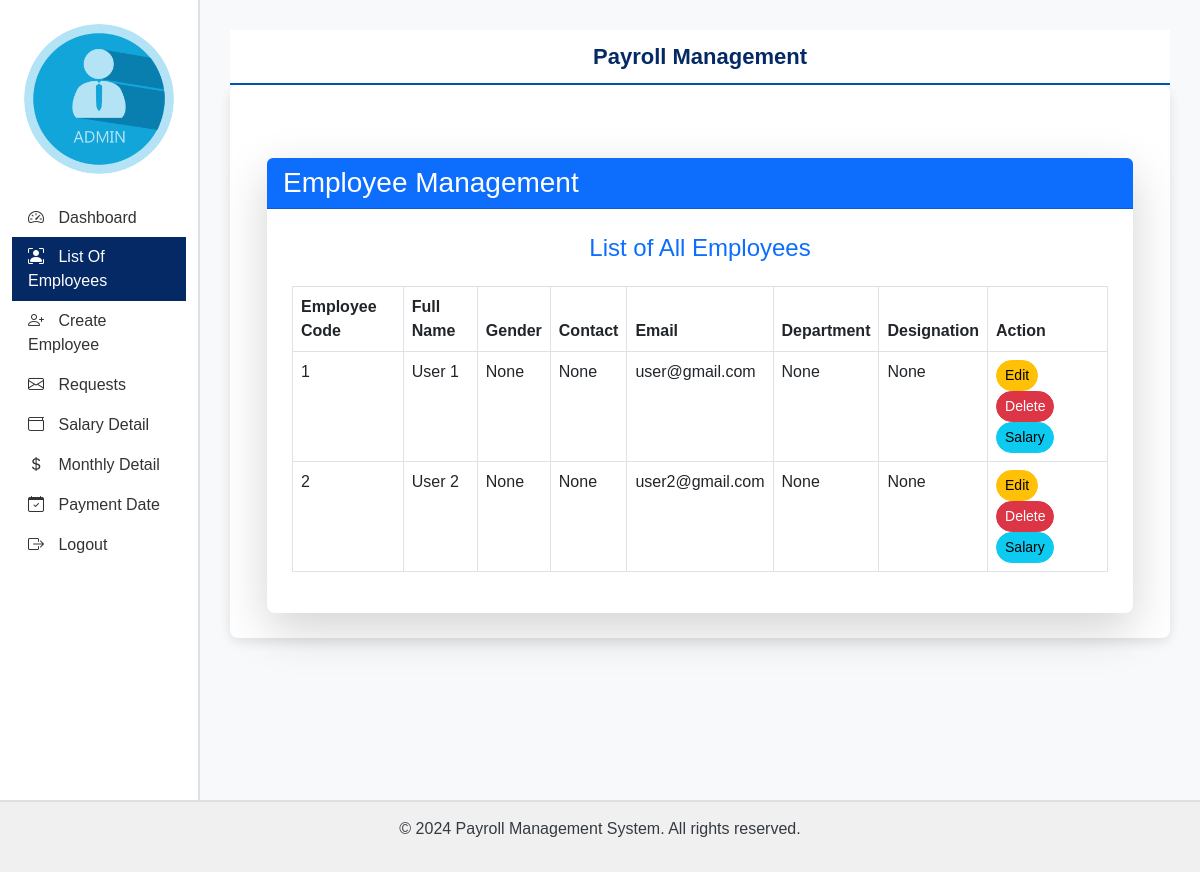
Before: /admin_home/ (signed in) with the older database file.
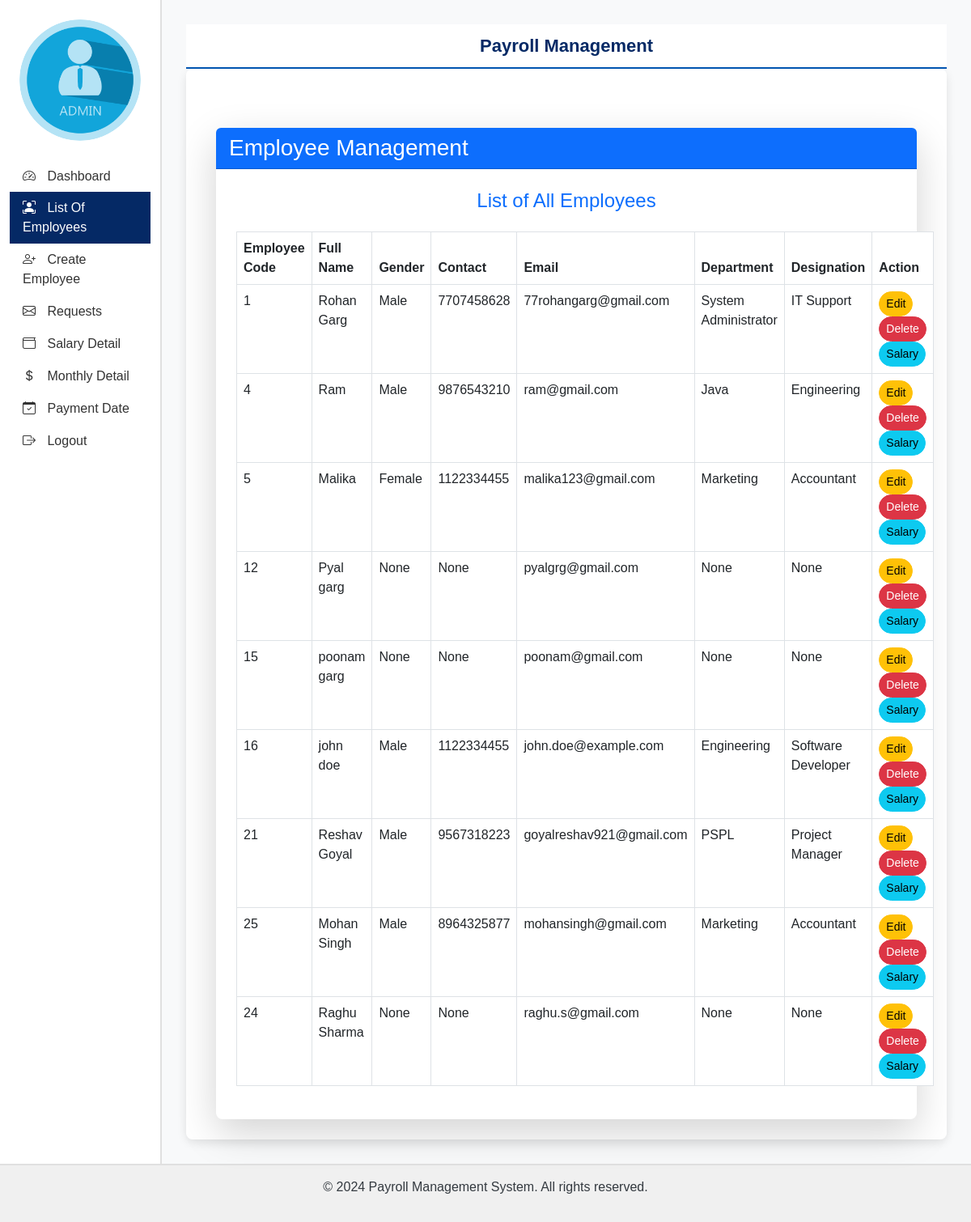
After: the same page with the newer database file.
### employee/models.py (models this page shows, shortened)
class EmployeeDetail(models.Model):
    employee_id = models.AutoField(primary_key=True)  # Auto-incrementing ID (renamed to employee_id for consistency)
    user = models.OneToOneField(User, on_delete=models.CASCADE)  # One-to-one relationship with User model
    emp_code = models.CharField(max_length=50)  # Employee code
    emp_dept = models.CharField(max_length=50, null=True)  # Employee department
    designation = models.CharField(max_length=50, null=True)  # Job title or designation
    contact = models.CharField(max_length=50, null=True)  # Contact number
    gender = models.CharField(max_length=50, null=True)  # Gender
    joining_date = models.DateField(null=True)  # Date of joining the company

### employee/views.py (the view)
# urls.py: path('admin_home/', admin_home ,name='admin_home'),
@login_required
def admin_home(request):
    if not request.user.is_staff:
        return redirect('admin_login')  # Redirect if user is not an admin
    employees = EmployeeDetail.objects.all()  # Get all employees from the database
    return render(request, 'admin_home.html', {'employees': employees})

### employee/templates/admin_home.html
{% extends 'admin_base.html' %}
{% block main %}
<div class="container mt-5">
    <div class="card shadow-lg rounded-lg">
        <div class="card-header bg-primary text-white rounded-top">
            <h3 class="mb-0">Employee Management</h3>
        </div>
        <div class="card-body">
            <h4 class="text-center mb-4 text-primary">List of All Employees</h4>
            <table class="table table-hover table-bordered">
                <thead class="thead-light">
                    <tr>
                        <th>Employee Code</th>
                        <th>Full Name</th>
                        <th>Gender</th>
                        <th>Contact</th>
                        <th>Email</th>
                        <th>Department</th>
                        <th>Designation</th>
                        <th>Action</th>
                    </tr>
                </thead>
                <tbody>
                    {% for employee in employees %}
                    <tr>
                        <td>{{ employee.emp_code }}</td>
                        <td>{{ employee.user.first_name }} {{ employee.user.last_name }}</td>
                        <td>{{ employee.gender }}</td>
                        <td>{{ employee.contact }}</td>
                        <td>{{ employee.user.username }}</td>
                        <td>{{ employee.emp_dept }}</td>
                        <td>{{ employee.designation }}</td>
                        <td>
                            <a href="{% url 'edit_employee' employee.employee_id %}" class="btn btn-warning btn-sm rounded-pill">Edit</a>
                            <a href="{% url 'delete_employee' employee.employee_id %}" class="btn btn-danger btn-sm rounded-pill" onclick="return confirm('Are you sure?')">Delete</a>
                            <a href="{% url 'admin_emp_salary' employee.employee_id %}" class="btn btn-info btn-sm rounded-pill">Salary</a>
                        </td>
                    </tr>
                    {% empty %}
                    <tr>
                        <td colspan="7" class="text-center text-muted">No employees found.</td>
                    </tr>
                    {% endfor %}
                </tbody>
            </table>
        </div>
    </div>
</div>
{% endblock %}

### employee/templates/admin_base.html (shortened to what this page needs)
{% load static %}
<!DOCTYPE html>
<html lang="en">
<head>
    <link rel="stylesheet" href="https://cdn.jsdelivr.net/npm/bootstrap@5.3.0-alpha3/dist/css/bootstrap.min.css">
    <link href="https://cdn.jsdelivr.net/npm/bootstrap-icons/font/bootstrap-icons.css" rel="stylesheet">
</head>
<body>
    <div class="container-fluid">
        <div class="row">
            <div class="col-sm-3 col-md-2 sidebar">
                <div class="text-center py-4">
                    <img src="{% static 'images/image.png' %}" alt="Profile" />
                </div>
                <div class="list-group">
                    <a href="{% url 'admin_dashboard1' %}" class="list-group-item list-group-item-action {% if request.path == '/dashboard1/' %} active {% endif %}"> <i class="bi bi-speedometer2"></i> Dashboard</a>
                    <a href="{% url 'admin_home' %}" class="list-group-item list-group-item-action {% if request.path == '/admin_home/' %} active {% endif %}"> <i class="bi bi-person-bounding-box"></i> List Of Employees</a>
                    <a href="{% url 'create_emp' %}" class="list-group-item list-group-item-action {% if request.path == '/create_emp/' %} active {% endif %}"> <i class="bi bi-person-plus"></i> Create Employee</a>
                    <a href="{% url 'leave_requests' %}" class="list-group-item list-group-item-action {% if request.path == '/leave_requests/' %} active {% endif %}"> <i class="bi bi-envelope"></i> Requests</a>
                    <a href="{% url 'add_salary_detail' %}" class="list-group-item list-group-item-action {% if request.path == '/add_salary_detail/' %} active {% endif %}"> <i class="bi bi-wallet"></i> Salary Detail</a>
                    <a href="{% url 'admin_salary_page' %}" class="list-group-item list-group-item-action {% if request.path == '/admin_salary_page/' %} active {% endif %}"> <i class="bi bi-currency-dollar"></i> Monthly Detail</a>
                    <a href="{% url 'add_payment_date' %}" class="list-group-item list-group-item-action {% if request.path == '/add_payment_date/' %} active {% endif %}"> <i class="bi bi-calendar-check"></i> Payment Date</a>
                    <a href="{% url 'logout' %}" class="list-group-item list-group-item-action">
                        <i class="bi bi-box-arrow-right"></i> Logout
                    </a>
                </div>
            </div>
                <div class="col-sm-9 col-md-10 main-content">
                    <div class="header" style="background-color: #ffffff; color: #052965; padding: 10px 20px; font-size: 22px; font-weight: bold; border-bottom: 2px solid #0056b3;">
                        Payroll Management
                    </div>
                <div class="card">
                    <div class="card-body">
                        {% block main %}{% endblock %}
                    </div>
                </div>
            </div>
        </div>
    </div>
    <div class="footer">
        <p>&copy; 2024 Payroll Management System. All rights reserved.</p>
    </div>
</body>
</html>

### employee/templates/admin_base.html (style rules this page uses)
body { font-family: Arial, sans-serif; background-color: #f8f9fa; color: #343a40; }
.sidebar { background-color: #ffffff; border-right: 2px solid #e0e0e0; min-height: 100vh; }
.sidebar img { height: 150px; width: 150px; border-radius: 50%; object-fit: cover; }
.sidebar .list-group-item { border: none; background-color: #ffffff; color: #333; font-weight: 500; }
.sidebar .list-group-item.active { background-color: #052965; color: white; }
.sidebar .list-group-item i { margin-right: 10px; }
.header { background-color: #052965; color: white; padding: 15px; text-align: center; font-size: 22px; font-weight: bold; border-bottom: 2px solid #0056b3; }
.main-content { padding: 30px; }
.card { border-radius: 10px; border: none; box-shadow: 0 4px 12px rgba(0, 0, 0, 0.1); }
.card-body { background-color: white; padding: 25px; border-radius: 8px; }
.footer { padding: 15px; background-color: #f0f0f0; text-align: center; border-top: 2px solid #e0e0e0; }

Changed rows visible on the page:
removed EmployeeDetail: emp_code "1", user.first_name "User", user.last_name "1", gender "None", contact "None", user.username "user@gmail.com", emp_dept "None", designation "None"
removed EmployeeDetail: emp_code "2", user.first_name "User", user.last_name "2", gender "None", contact "None", user.username "user2@gmail.com", emp_dept "None", designation "None"
added EmployeeDetail: emp_code "1", user.first_name "Rohan", user.last_name "Garg", gender "Male", contact "7707458628", user.username "77rohangarg@gmail.com", emp_dept "System Administrator", designation "IT Support"
added EmployeeDetail: emp_code "4", user.first_name "Ram", gender "Male", contact "9876543210", user.username "ram@gmail.com", emp_dept "Java", designation "Engineering"
added EmployeeDetail: emp_code "5", user.first_name "Malika", gender "Female", contact "1122334455", user.username "malika123@gmail.com", emp_dept "Marketing", designation "Accountant"
added EmployeeDetail: emp_code "12", user.first_name "Pyal", user.last_name "garg", gender "None", contact "None", user.username "pyalgrg@gmail.com", emp_dept "None", designation "None"
added EmployeeDetail: emp_code "15", user.first_name "poonam", user.last_name "garg", gender "None", contact "None", user.username "poonam@gmail.com", emp_dept "None", designation "None"
added EmployeeDetail: emp_code "16", user.first_name "john", user.last_name "doe", gender "Male", contact "1122334455", user.username "john.doe@example.com", emp_dept "Engineering", designation "Software Developer"
added EmployeeDetail: emp_code "21", user.first_name "Reshav", user.last_name "Goyal", gender "Male", contact "9567318223", user.username "goyalreshav921@gmail.com", emp_dept "PSPL", designation "Project Manager"
added EmployeeDetail: emp_code "25", user.first_name "Mohan", user.last_name "Singh", gender "Male", contact "8964325877", user.username "mohansingh@gmail.com", emp_dept "Marketing", designation "Accountant"
added EmployeeDetail: emp_code "24", user.first_name "Raghu", user.last_name "Sharma", gender "None", contact "None", user.username "raghu.s@gmail.com", emp_dept "None", designation "None"
